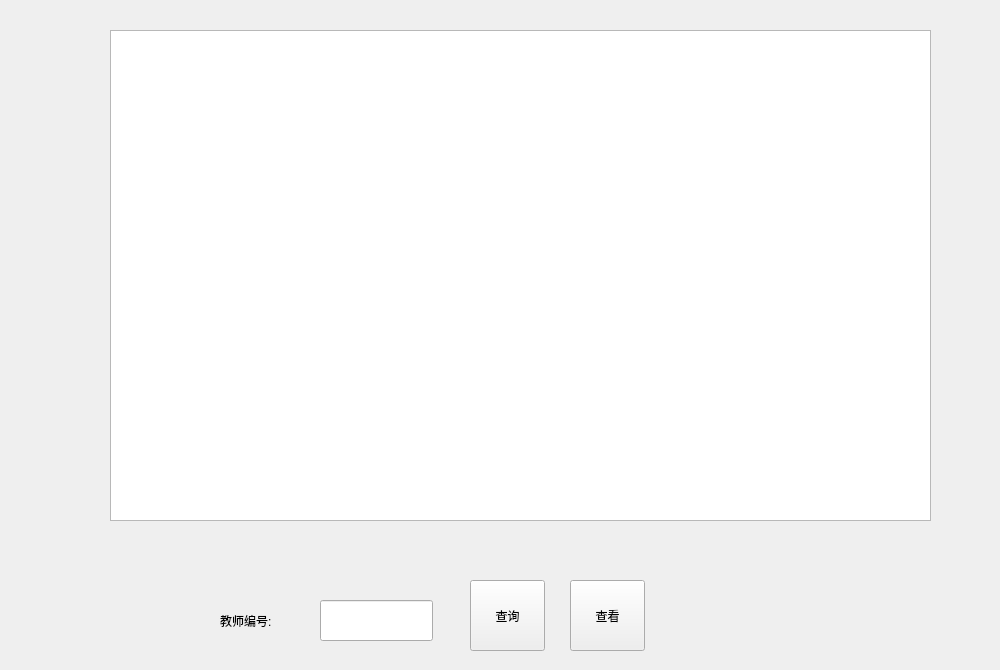
<?xml version="1.0" encoding="UTF-8"?>
<ui version="4.0">
 <class>ChildWidgetE</class>
 <widget class="QWidget" name="ChildWidgetE">
  <property name="geometry">
   <rect>
    <x>0</x>
    <y>0</y>
    <width>1000</width>
    <height>670</height>
   </rect>
  </property>
  <property name="windowTitle">
   <string>Form</string>
  </property>
  <widget class="QTableWidget" name="tableWidget">
   <property name="geometry">
    <rect>
     <x>110</x>
     <y>30</y>
     <width>821</width>
     <height>491</height>
    </rect>
   </property>
  </widget>
  <widget class="QPushButton" name="btn_look">
   <property name="geometry">
    <rect>
     <x>570</x>
     <y>580</y>
     <width>75</width>
     <height>71</height>
    </rect>
   </property>
   <property name="text">
    <string>查看</string>
   </property>
  </widget>
  <widget class="QLabel" name="label">
   <property name="geometry">
    <rect>
     <x>220</x>
     <y>600</y>
     <width>81</width>
     <height>41</height>
    </rect>
   </property>
   <property name="text">
    <string>教师编号:</string>
   </property>
  </widget>
  <widget class="QPushButton" name="btn_find">
   <property name="geometry">
    <rect>
     <x>470</x>
     <y>580</y>
     <width>75</width>
     <height>71</height>
    </rect>
   </property>
   <property name="text">
    <string>查询</string>
   </property>
  </widget>
  <widget class="QLineEdit" name="lineEdit">
   <property name="geometry">
    <rect>
     <x>320</x>
     <y>600</y>
     <width>113</width>
     <height>41</height>
    </rect>
   </property>
  </widget>
 </widget>
 <resources/>
 <connections/>
</ui>
